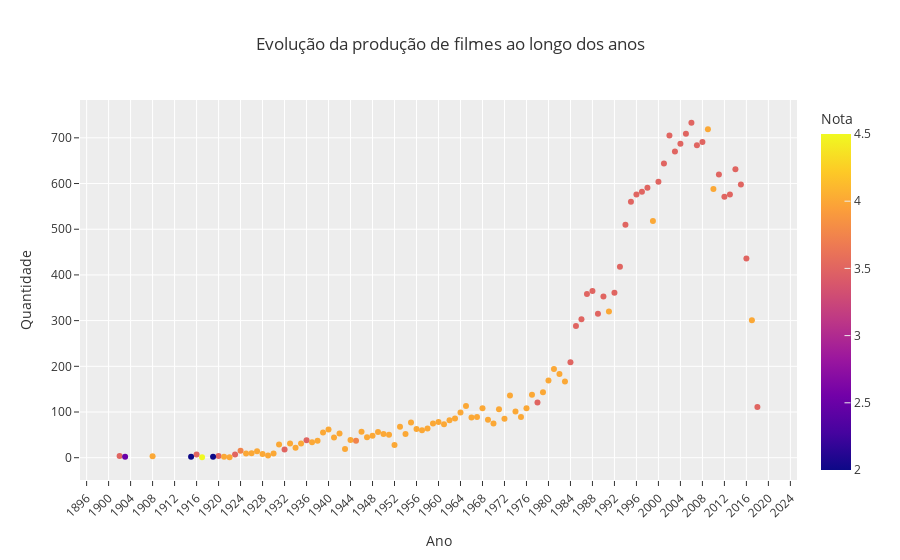

Notebook code for this chart:
### Code cell
# A quantidade de filmes aumentou, mas e a qualidade dos mesmos? 
# Cresceu proporcionalmente?
fig = px.scatter(movies_per_year_df, x='year', y='count',
                 title="Evolução da produção de filmes ao longo dos anos", 
                 color="rating",
                 color_continuous_scale=px.colors.sequential.Plasma,
                 labels={"rating":"Nota"})

fig.update_layout(template="ggplot2")

fig.update_xaxes(title_text="Ano", tickangle=-45, dtick=4)
fig.update_yaxes(title_text="Quantidade")

fig.show()

### Figure 1 — Plotly figure (JSON) as saved in the notebook; plotly's stock layout.template omitted (floating-point values rounded to 4 significant figures)
{"data": [{"hovertemplate": "year=%{x}<br>count=%{y}<br>Nota=%{marker.color}<extra></extra>", "legendgroup": "", "marker": {"color": [3.5, 4, 3.5, 3.5, 3.5, 3.5, 3.5, 3.5, 3.5, 3.5, 3.5, 3.5, 3.5, 3.5, 4, 3.5, 3.5, 3.5, 3.5, 3.5, 4, 3.5, 3.5, 3.5, 3.5, 3.5, 3.5, 3.5, 4, 3.5, 3.5, 4, 3.5, 3.5, 4, 4, 4, 4, 4, 4, 4, 3.5, 4, 3.5, 4, 4, 4, 4, 4, 4, 4, 4, 4, 4, 4, 4, 4, 4, 4, 4, 4, 4, 4, 4, 4, 4, 4, 4, 4, 4, 4, 4, 4, 4, 4, 4, 4, 3.5, 3.75, 4, 4, 4, 4, 4, 4, 4, 4, 3.5, 3.75, 4, 4, 4, 4, 4, 3.5, 3.5, 4, 3.5, 3.5, 4, 2.5, 2, 4, 2, 4.5, 4], "coloraxis": "coloraxis", "symbol": "circle"}, "mode": "markers", "name": "", "orientation": "v", "showlegend": false, "type": "scatter", "x": [2006, 2009, 2005, 2002, 2008, 2004, 2007, 2003, 2001, 2014, 2011, 2000, 2015, 1998, 2010, 1997, 2013, 1996, 2012, 1995, 1999, 1994, 2016, 1993, 1988, 1992, 1987, 1990, 1991, 1989, 1986, 2017, 1985, 1984, 1981, 1982, 1980, 1983, 1979, 1977, 1973, 1978, 1965, 2018, 1976, 1968, 1971, 1974, 1964, 1975, 1967, 1966, 1963, 1972, 1969, 1962, 1960, 1955, 1970, 1959, 1961, 1953, 1958, 1956, 1940, 1957, 1946, 1949, 1939, 1942, 1954, 1950, 1951, 1948, 1947, 1941, 1944, 1936, 1945, 1938, 1937, 1935, 1933, 1931, 1952, 1934, 1943, 1932, 1924, 1927, 1926, 1930, 1925, 1928, 1923, 1916, 1929, 1902, 1920, 1908, 1903, 1915, 1921, 1919, 1917, 1922], "xaxis": "x", "y": [733, 719, 709, 705, 691, 687, 684, 670, 644, 631, 620, 604, 598, 591, 588, 582, 576, 576, 571, 560, 518, 510, 436, 418, 365, 361, 358, 353, 320, 315, 303, 301, 288, 209, 194, 183, 169, 167, 143, 138, 136, 121, 113, 111, 108, 108, 106, 101, 99, 89, 89, 88, 86, 85, 83, 82, 78, 77, 75, 75, 73, 68, 64, 63, 62, 60, 57, 56, 55, 53, 52, 52, 50, 48, 45, 44, 39, 38, 37, 37, 34, 31, 31, 29, 28, 22, 19, 18, 15, 14, 10, 9, 9, 8, 7, 7, 5, 4, 4, 3, 2, 2, 2, 2, 1, 1], "yaxis": "y"}], "layout": {"coloraxis": {"colorbar": {"title": {"text": "Nota"}}, "colorscale": [[0, "#0d0887"], [0.1111, "#46039f"], [0.2222, "#7201a8"], [0.3333, "#9c179e"], [0.4444, "#bd3786"], [0.5556, "#d8576b"], [0.6667, "#ed7953"], [0.7778, "#fb9f3a"], [0.8889, "#fdca26"], [1, "#f0f921"]]}, "legend": {"tracegroupgap": 0}, "title": {"text": "Evolução da produção de filmes ao longo dos anos"}, "xaxis": {"anchor": "y", "domain": [0, 1], "dtick": 4, "tickangle": -45, "title": {"text": "Ano"}}, "yaxis": {"anchor": "x", "domain": [0, 1], "title": {"text": "Quantidade"}}}}
